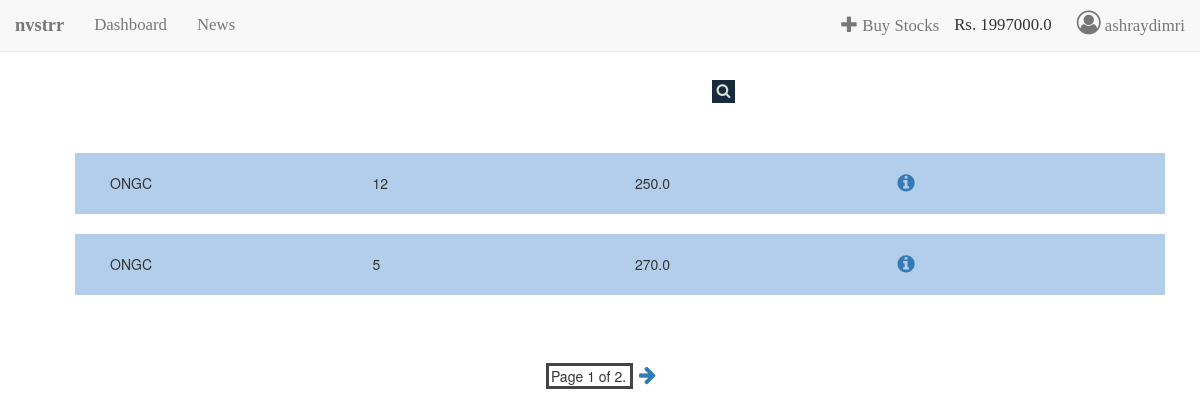
The page /home/ (signed in) on the database its author committed.
### datanalyse/models.py (models this page shows, shortened)
class UserMoney(models.Model):
    user= models.ForeignKey(User, on_delete=models.CASCADE)
    money=models.FloatField(default=2000000)

class UserPorts(models.Model):
    user= models.ForeignKey(User, on_delete=models.CASCADE)
    companies = models.CharField(max_length=15)
    quantity = models.IntegerField()
    boughtat = models.FloatField()

### datanalyse/views.py (the view)
# urls.py: url(r'^home/$',  login_required(views1.UserPortsListView.as_view()), name='index'),
class UserPortsListView(ListView):
    template_name = 'datanalyse/letsee.html'  # optional (the default is app_name/modelNameInLowerCase_list.html; which will look into your templates folder for that path and file)
    context_object_name = "userports_list"    #default is object_list as well as model's_verbose_name_list and/or model's_verbose_name_plural_list, if defined in the model's inner Meta class
    paginate_by = 2 #and that's it !!
    def get_queryset(self):
        print (self.request.user.is_authenticated())
        t=get_object_or_404(User, username=self.request.user)
        t_stocks=UserPorts.objects.filter(user=t)
        result=t_stocks
        query = self.request.GET.get('q')
        if query:
            query_list = query.split()
            result = result.filter(reduce(operator.and_,(Q(companies__icontains=q) for q in query_list)))
        return result
    def get_context_data(self, **kwargs):
        context = super(UserPortsListView, self).get_context_data(**kwargs)
        context['usern'] = self.request.user
        getuser=get_object_or_404(User, username=self.request.user)
        usermoney=UserMoney.objects.filter(user=getuser)
        for u in usermoney:
            money=u.money
        context['money']=money
        return context

### datanalyse/templates/datanalyse/letsee.html (shortened to what this page needs)
<!DOCTYPE html>
<html lang="en">
<head>
    {% load staticfiles %}
    <link rel="stylesheet" href="https://cdnjs.cloudflare.com/ajax/libs/animate.css/3.5.2/animate.min.css">
    <link rel="stylesheet" href="https://cdnjs.cloudflare.com/ajax/libs/font-awesome/4.6.3/css/font-awesome.min.css">
    <link rel="stylesheet" href="http://maxcdn.bootstrapcdn.com/bootstrap/3.3.4/css/bootstrap.min.css">
    <link rel="stylesheet" href="https://cdnjs.cloudflare.com/ajax/libs/font-awesome/4.7.0/css/font-awesome.min.css">
</head>
<body>
<div class="navbar navbar-default navbar-fixed-top" style="font-family: 'Cormorant SC', serif; font-size:1.2em;">
      <div class="container-fluid ">
        <div class="navbar-header">
          <a class="navbar-brand animated slideInLeft" style="font-family: 'Junction-regular'; font-size:1.1em;"><b>nvstrr</b></a>
        </div>
        <div class="collapse navbar-collapse">
          <ul class="nav navbar-nav">
            <li ><a href="{% url 'datanalyse:index' %} ">Dashboard</a></li>
            <li><a href="# " >News</a></li>
          </ul>
        <ul class="navbar-right nav navbar-nav">
          <li><a href="#"><span class="glyphicon glyphicon-plus" aria-hidden="true"></span>&nbsp;Buy Stocks
          </a></li>
           <li style="padding-right: 10px; line-height:50px;font-family: 'Goudy Old Style' ;"> Rs. {{money}} </li>
           <li style="margin-top:-5px; line-height:30px; margin-bottom: -50px; " class="dropdown"> <a href="#" class="dropbtn" ><i class="fa fa-user-circle-o" style="font-size:24px;line-height:25px;"> </i>   {{usern}} </a>
                </li>
        </ul>
        </div>
      </div>
    </div>
<br><br><br>
<div class="container" style="width:300px;margin:20px auto;" id="searchform" action="{% url 'datanalyse:index' %}" method="get" accept-charset="utf-8">
  <form class="searchbox">
      <span class="searchbox-icon"><i class="fa fa-search" aria-hidden="true"></i>
</span>
  </form>
</div>
{% if userports_list %}
        <div class="container">
    <div class="row" style="padding:20px;margin-top:0px;margin-bottom:20px"><ul>
     {% for userp in userports_list %}
     <div class="col-sm-12 col-md-12" >
         <div class ="row" style="padding:20px;margin-top:10px;margin-bottom:10px;background-color:#b2ceea;">
           <div class="col-sm-3 col-md-3">
           {{ userp.companies}}
         </div>
         <div class="col-sm-3 col-md-3">
           {{ userp.quantity }}
         </div>
         <div class="col-sm-3 col-md-3">
           {{ userp.boughtat }}
         </div>
         <div class="col-sm-3 col-md-3">
           <a href="{% url 'datanalyse:detail' userp.id %}"><i class="fa fa-info-circle" style="font-size:20px;font-color:#1c2630"></i></a>
         </div>
         </div>
       </div>
     {% endfor %}
     </div>
     </div>
    {% if is_paginated %}
    <center>
        <div class="pagination">
            <span class="page-links">
                <span class="page-current">
                    Page {{ page_obj.number }} of {{ page_obj.paginator.num_pages }}.
                </span>
                {% if page_obj.has_next %}
                    <a href="?page={{ page_obj.next_page_number }}">&nbsp;<i class="fa fa-arrow-right" style="font-size:20px;font-color:#1c2630;" aria-hidden="true"></i></a>
                {% endif %}
            </span>
        </div>
      </center>
    {% endif %}
{% else %}
    <h3>My Stocks</h3>
    <p>No stocks found!!! :(</p>
{% endif %}
</body>
</html>

### datanalyse/templates/datanalyse/letsee.html (style rules this page uses)
.searchbox { position:relative; min-width:23px; width:0%; height:23px; float:right; overflow:hidden; -webkit-transition: width 0.3s; -moz-transition: width 0.3s; -ms-transition: width 0.3s; -o-transition: width 0.3s; transition: width 0.3s; }
.searchbox-icon, .searchbox-submit { width:23px; height:23px; display:block; position:absolute; top:0; font-family:verdana; font-size:15px; right:0; padding:0; margin:0; border:0; outline:0; line-height:23px; text-align:center; cursor:pointer; color:#dcddd8; background:#172b3c; }
.page-current { border: 3px solid #444444; margin-left: 2px; margin-right: 2px; padding-left: 2px; }

### rows shown on the page
UserMoney: money "1997000.0"
UserPorts: companies "ONGC", quantity "12", boughtat "250.0"
UserPorts: companies "ONGC", quantity "5", boughtat "270.0"

### other values the page prints
{{ usern }} "ashraydimri"
{{ page_obj.number }} "1"
{{ page_obj.paginator.num_pages }} "2"
